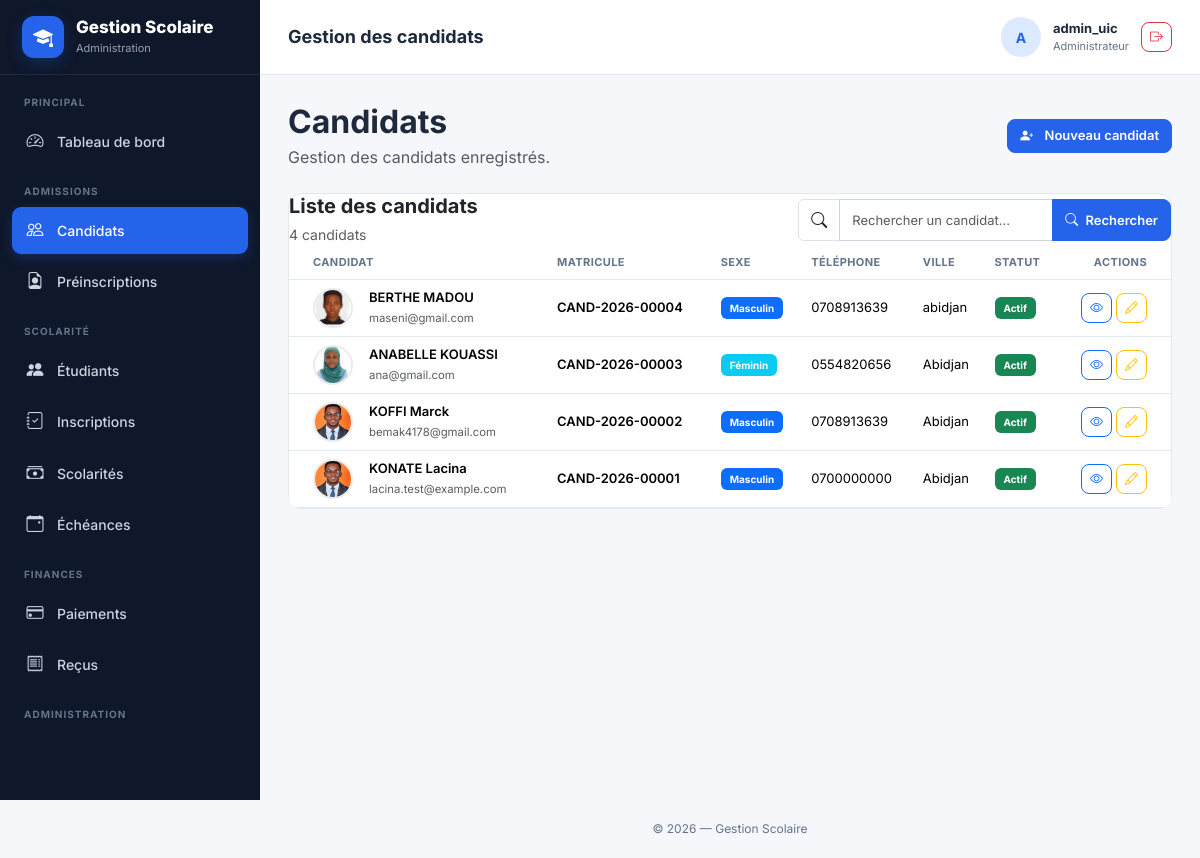
/candidats/ (signed in), run on the app's committed database.
### gestion/models.py (models this page shows, shortened)
class Candidat(models.Model):
    SEXE_CHOICES = [
        ("M", "Masculin"),
        ("F", "Féminin"),
    ]
    matricule_candidat = models.CharField(
        max_length=30,
        unique=True,
        editable=False,
    )
    nom = models.CharField(
        max_length=100
    )
    prenoms = models.CharField(
        max_length=150
    )
    sexe = models.CharField(
        max_length=1,
        choices=SEXE_CHOICES
    )
    date_naissance = models.DateField()
    lieu_naissance = models.CharField(
        max_length=150
    )
    nationalite = models.CharField(
        max_length=100,
        default="Ivoirienne"
    )
    photo = models.ImageField(
        upload_to="candidats/photos/",
        null=True,
        blank=True,
        validators=[FileExtensionValidator(allowed_extensions=["jpg", "jpeg", "png"])],
    )
    telephone = models.CharField(
        max_length=30
    )
    email = models.EmailField(
        blank=True,
        null=True
    )
    adresse = models.CharField(
        max_length=255,
        blank=True
    )
    ville = models.CharField(
        max_length=100,
        blank=True
    )
    dernier_diplome = models.CharField(
        max_length=150,
        blank=True
    )
    serie_diplome = models.CharField(
        max_length=100,
        blank=True
    )
    annee_obtention = models.PositiveIntegerField(
        null=True,
        blank=True
    )
    etablissement_origine = models.CharField(
        max_length=200,
        blank=True
    )
    date_creation = models.DateTimeField(
        auto_now_add=True
    )
    date_modification = models.DateTimeField(
        auto_now=True
    )
    actif = models.BooleanField(
        default=True
    )
    class Meta:
        verbose_name = "Candidat"
        verbose_name_plural = "Candidats"
        ordering = ["nom", "prenoms"]

### gestion/views.py (the view, shortened to what this page needs)
@login_required
@permission_required('gestion.view_candidat', raise_exception=True)
def candidats_liste(request):
    candidats = Candidat.objects.all().order_by("-id")
    recherche = request.GET.get("q", "").strip()
    paginator = Paginator(candidats, 10)  # 10 candidats par page
    page_number = request.GET.get("page")
    page_obj = paginator.get_page(page_number)
    context = {
        "candidats": page_obj,
        "page_obj": page_obj,
        "paginator": paginator,
        "recherche": recherche,
    }
    return render(
        request,
        "gestion/candidats/liste.html",
        context
    )

### gestion/templates/gestion/candidats/liste.html (shortened to what this page needs)
{% extends "gestion/base.html" %}
{% block page_title %}
Gestion des candidats
{% endblock %}
{% block content %}
<div class="d-flex flex-wrap justify-content-between align-items-center gap-3 mb-4">
    <div>
        <h2 class="fw-bold mb-1">
            Candidats
        </h2>
        <p class="text-muted mb-0">
            Gestion des candidats enregistrés.
        </p>
    </div>
    <a
        href="{% url 'gestion:candidat_ajouter' %}"
        class="btn btn-primary"
    >
        <i class="bi bi-person-plus-fill me-2"></i>
        Nouveau candidat
    </a>
</div>
<div class="card page-card">
    <div class="page-header">
        <div class="d-flex flex-wrap justify-content-between align-items-center gap-3">
            <div>
                <h5 class="fw-bold mb-1">
                    Liste des candidats
                </h5>
                <small class="text-muted">
                    {{ page_obj.paginator.count }}
                    candidat{{ page_obj.paginator.count|pluralize }}
                </small>
            </div>
            <form
                method="get"
                class="search-box"
            >
                <div class="input-group">
                    <span class="input-group-text bg-white">
                        <i class="bi bi-search"></i>
                    </span>
                    <input
                        type="text"
                        name="q"
                        value="{{ recherche }}"
                        class="form-control"
                        placeholder="Rechercher un candidat..."
                        autocomplete="off"
                    >
                    <button
                        type="submit"
                        class="btn btn-primary"
                    >
                        <i class="bi bi-search me-1"></i>
                        Rechercher
                    </button>
                </div>
            </form>
        </div>
    </div>
    <div class="table-responsive">
        <table class="table table-hover align-middle mb-0">
            <thead>
                <tr>
                    <th class="ps-4">
                        Candidat
                    </th>
                    <th>
                        Matricule
                    </th>
                    <th>
                        Sexe
                    </th>
                    <th>
                        Téléphone
                    </th>
                    <th>
                        Ville
                    </th>
                    <th>
                        Statut
                    </th>
                    <th class="text-end pe-4">
                        Actions
                    </th>
                </tr>
            </thead>
            <tbody>
                {% for candidat in candidats %}
                <tr>
                    <td class="ps-4">
                        <div class="d-flex align-items-center gap-3">
                            {% if candidat.photo %}
                                <img
                                    src="{{ candidat.photo.url }}"
                                    alt="Photo de {{ candidat.nom }}"
                                    class="candidate-photo"
                                >
                            {% else %}
                                <div class="candidate-placeholder">
                                    <i class="bi bi-person"></i>
                                </div>
                            {% endif %}
                            <div>
                                <div class="fw-semibold">
                                    {{ candidat.nom }}
                                    {{ candidat.prenoms }}
                                </div>
                                <small class="text-muted">
                                    {{ candidat.email|default:"Email non renseigné" }}
                                </small>
                            </div>
                        </div>
                    </td>
                    <td>
                        <span class="fw-semibold">
                            {{ candidat.matricule_candidat }}
                        </span>
                    </td>
                    <td>
                        {% if candidat.sexe == "M" %}
                            <span class="badge bg-primary">
                                Masculin
                            </span>
                        {% elif candidat.sexe == "F" %}
                            <span class="badge bg-info">
                                Féminin
                            </span>
                        {% else %}
                            <span class="badge bg-secondary">
                                Non renseigné
                            </span>
                        {% endif %}
                    </td>
                    <td>
                        {{ candidat.telephone|default:"—" }}
                    </td>
                    <td>
                        {{ candidat.ville|default:"—" }}
                    </td>
                    <td>
                        {% if candidat.actif %}
                            <span class="badge bg-success">
                                Actif
                            </span>
                        {% else %}
                            <span class="badge bg-secondary">
                                Inactif
                            </span>
                        {% endif %}
                    </td>
                    <td class="text-end pe-4">
                        <div class="d-flex justify-content-end gap-1">
                            <a
                                href="{% url 'gestion:candidat_detail' candidat.pk %}"
                                class="btn btn-outline-primary btn-sm action-btn"
                                title="Voir le candidat"
                            >
                                <i class="bi bi-eye"></i>
                            </a>
                            <a
                                href="{% url 'gestion:candidat_modifier' candidat.pk %}"
                                class="btn btn-outline-warning btn-sm action-btn"
                                title="Modifier le candidat"
                            >
                                <i class="bi bi-pencil"></i>
                            </a>
                        </div>
                    </td>
                </tr>
                {% endfor %}
            </tbody>
        </table>
    </div>
</div>
{% endblock %}

### gestion/templates/gestion/base.html (shortened to what this page needs)
{% load static %}
<!DOCTYPE html>
<html lang="fr">
<head>
    <link
        href="https://cdn.jsdelivr.net/npm/bootstrap@5.3.3/dist/css/bootstrap.min.css"
        rel="stylesheet"
    >
    <link
        rel="stylesheet"
        href="https://cdn.jsdelivr.net/npm/bootstrap-icons@1.11.3/font/bootstrap-icons.min.css"
    >
</head>
<body>
<aside
    class="sidebar"
    id="sidebar"
>
    <div class="sidebar-brand">
        <div class="brand-icon">
            <i class="bi bi-mortarboard-fill"></i>
        </div>
        <div>
            <div class="brand-title">
                Gestion Scolaire
            </div>
            <div class="brand-subtitle">
                Administration
            </div>
        </div>
    </div>
    <div class="sidebar-menu">
        <div class="menu-title">
            Principal
        </div>
        <a
            href="{% url 'gestion:dashboard' %}"
            class="menu-link
            "
        >
            <i class="bi bi-speedometer2"></i>
            <span>
                Tableau de bord
            </span>
        </a>
        {% if perms.gestion.view_candidat or perms.gestion.view_preinscription %}
        <div class="menu-title">
            Admissions
        </div>
        {% endif %}
        {% if perms.gestion.view_candidat %}
        <a
            href="{% url 'gestion:candidats_liste' %}"
            class="menu-link
            {% if 'candidat' in request.resolver_match.url_name %}
                active
            {% endif %}"
        >
            <i class="bi bi-people"></i>
            <span>
                Candidats
            </span>
        </a>
        {% endif %}
        {% if perms.gestion.view_preinscription %}
        <a
            href="{% url 'gestion:preinscription_liste' %}"
            class="menu-link
            "
        >
            <i class="bi bi-file-earmark-person"></i>
            <span>
                Préinscriptions
            </span>
        </a>
        {% endif %}
        {% if perms.gestion.view_etudiant or perms.gestion.view_inscription or perms.gestion.view_scolarite or perms.gestion.view_echeance %}
        <div class="menu-title">
            Scolarité
        </div>
        {% endif %}
        {% if perms.gestion.view_etudiant %}
        <a
            href="{% url 'gestion:etudiants_liste' %}"
            class="menu-link
            "
        >
            <i class="bi bi-people-fill"></i>
            <span>
                Étudiants
            </span>
        </a>
        {% endif %}
        {% if perms.gestion.view_inscription %}
        <a
            href="{% url 'gestion:inscriptions_liste' %}"
            class="menu-link
            "
        >
            <i class="bi bi-journal-check"></i>
            <span>
                Inscriptions
            </span>
        </a>
        {% endif %}
        {% if perms.gestion.view_scolarite %}
        <a
            href="{% url 'gestion:scolarites_liste' %}"
            class="menu-link
            "
        >
            <i class="bi bi-cash-stack"></i>
            <span>
                Scolarités
            </span>
        </a>
        {% endif %}
        {% if perms.gestion.view_echeance %}
        <a
            href="{% url 'gestion:echeances_liste' %}"
            class="menu-link
            "
        >
            <i class="bi bi-calendar-event"></i>
            <span>
                Échéances
            </span>
        </a>
        {% endif %}
        {% if perms.gestion.view_paiement or perms.gestion.view_recu %}
        <div class="menu-title">
            Finances
        </div>
        {% endif %}
        {% if perms.gestion.view_paiement %}
        <a
            href="{% url 'gestion:paiements_liste' %}"
            class="menu-link
            "
        >
            <i class="bi bi-credit-card"></i>
            <span>
                Paiements
            </span>
        </a>
        {% endif %}
        {% if perms.gestion.view_recu %}
        <a
            href="{% url 'gestion:recus_liste' %}"
            class="menu-link
            "
        >
            <i class="bi bi-receipt"></i>
            <span>
                Reçus
            </span>
        </a>
        {% endif %}
        <div class="menu-title">
            Administration
        </div>
    </div>
</aside>
<div class="main-wrapper">
    <header class="topbar">
        <div class="topbar-left">
            <div>
                <h1 class="page-title">
                    {% block page_title %}{% endblock %}
                </h1>
            </div>
        </div>
        <div class="user-area">
            <div class="user-avatar">
                {% if request.user.is_authenticated %}
                    {{ request.user.username|first|upper }}
                {% else %}
                    <i class="bi bi-person"></i>
                {% endif %}
            </div>
            <div class="user-info">
                {% if request.user.is_authenticated %}
                    <div class="user-name">
                        {% if request.user.get_full_name %}
                            {{ request.user.get_full_name }}
                        {% else %}
                            {{ request.user.username }}
                        {% endif %}
                    </div>
                    <div class="user-role">
                        {% if request.user.is_superuser %}
                            Administrateur
                        {% else %}
                            Gestionnaire
                        {% endif %}
                    </div>
                {% endif %}
            </div>
     {% if request.user.is_authenticated %}
    <form
        method="post"
        action="{% url 'logout' %}"
        class="d-inline"
    >
        <button
            type="submit"
            class="btn btn-sm btn-outline-danger"
            title="Déconnexion"
        >
            <i class="bi bi-box-arrow-right"></i>
        </button>
    </form>
{% endif %}
        </div>
    </header>
    <main class="content-wrapper">
        {% block content %}
        {% endblock %}
    </main>
    <footer class="footer">
        © {% now "Y" %} — Gestion Scolaire
    </footer>
</div>
</body>
</html>

### data on the page
Candidat: photo (picture), nom "BERTHE", prenoms "MADOU", email "maseni@gmail.com", matricule_candidat "CAND-2026-00004", sexe "Masculin", telephone "0708913639", ville "abidjan", actif "Actif"
Candidat: photo (picture), nom "ANABELLE", prenoms "KOUASSI", email "ana@gmail.com", matricule_candidat "CAND-2026-00003", sexe "Féminin", telephone "0554820656", ville "Abidjan", actif "Actif"
Candidat: photo (picture), nom "KOFFI", prenoms "Marck", email "bemak4178@gmail.com", matricule_candidat "CAND-2026-00002", sexe "Masculin", telephone "0708913639", ville "Abidjan", actif "Actif"
Candidat: photo (picture), nom "KONATE", prenoms "Lacina", email "lacina.test@example.com", matricule_candidat "CAND-2026-00001", sexe "Masculin", telephone "0700000000", ville "Abidjan", actif "Actif"

### other printed values
{{ request.user.username|first|upper }} "A"
{{ request.user.username }} "admin_uic"
{{ page_obj.paginator.count }} "4"
